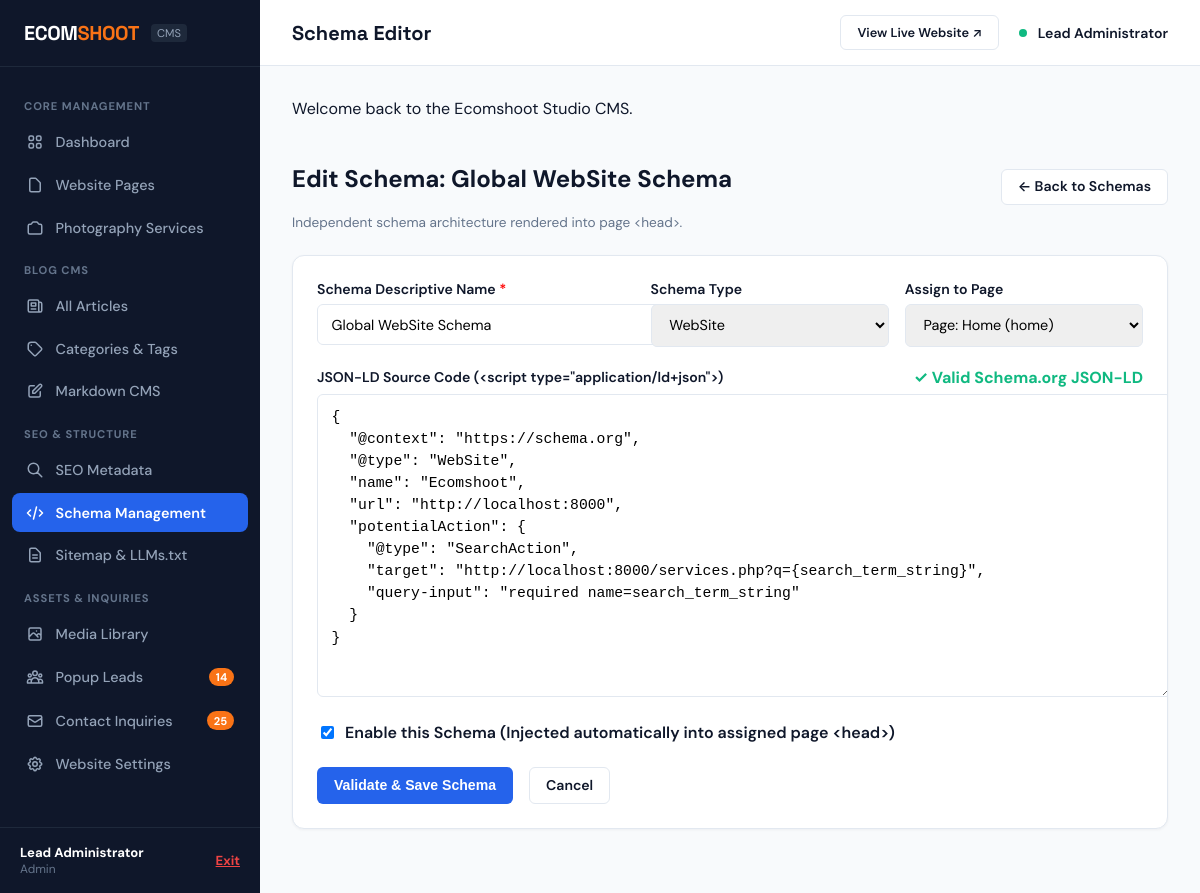
Screenshot of /admin/schema-edit.php?id=2 (signed in) with the database file from the repository.
### tables this page shows
CREATE TABLE `schemas` (
  `id` INT AUTO_INCREMENT PRIMARY KEY,
  `name` VARCHAR(150) NOT NULL,
  `schema_type` VARCHAR(100) NOT NULL,
  `page_identifier` VARCHAR(100) NOT NULL DEFAULT 'all',
  `schema_json` LONGTEXT NOT NULL,
  `is_active` TINYINT(1) DEFAULT 1,
  `created_at` TIMESTAMP DEFAULT CURRENT_TIMESTAMP,
  `updated_at` TIMESTAMP DEFAULT CURRENT_TIMESTAMP ON UPDATE CURRENT_TIMESTAMP
);

### config/config.php (called while the page is built, shortened)
<?php
function e(?string $string): string {
    return htmlspecialchars($string ?? '', ENT_QUOTES, 'UTF-8');
}
function url(string $path = ''): string {
    $cleanPath = ltrim($path, '/');
    return BASE_URL . ($cleanPath ? '/' . $cleanPath : '');
}

### admin/schema-edit.php (the view, shortened to what this page needs)
<?php
require_once __DIR__ . '/../config/config.php';
$id = (int) ($_GET['id'] ?? 0);
$db = Database::getInstance()->getConnection();
$schema = [
    'id' => 0,
    'name' => '',
    'schema_type' => 'Organization',
    'page_identifier' => 'all',
    'schema_json' => "{\n  \"@context\": \"https://schema.org\",\n  \"@type\": \"Organization\",\n  \"name\": \"Ecomshoot\",\n  \"url\": \"http://localhost:8000\"\n}",
    'is_active' => 1
];
if ($id > 0) {
    $stmt = $db->prepare("SELECT * FROM `schemas` WHERE id = :id LIMIT 1");
    $stmt->execute(['id' => $id]);
    $found = $stmt->fetch(PDO::FETCH_ASSOC);
    if ($found) {
        $schema = $found;
    }
}
$pageOptions = ['all' => 'Global (Injected on all public pages)'];
$pages = $db->query("SELECT slug, title FROM pages ORDER BY id ASC")->fetchAll(PDO::FETCH_ASSOC);
foreach ($pages as $p) {
    $pageOptions[$p['slug']] = 'Page: ' . $p['title'] . ' (' . $p['slug'] . ')';
}
$services = $db->query("SELECT slug, title FROM services ORDER BY display_order ASC")->fetchAll(PDO::FETCH_ASSOC);
foreach ($services as $s) {
    $pageOptions[$s['slug']] = 'Service: ' . $s['title'] . ' (' . $s['slug'] . ')';
}
require_once __DIR__ . '/includes/header.php';
?>
<div style="display: flex; justify-content: space-between; align-items: center; margin-bottom: 1.5rem;">
  <div>
    <h2><?= ($id > 0) ? 'Edit Schema: ' . e($schema['name']) : 'Create New JSON-LD Schema' ?></h2>
    <div style="font-size: 0.85rem; color: var(--admin-text-muted);">Independent schema architecture rendered into page &lt;head&gt;.</div>
  </div>
  <a href="<?= url('admin/schemas.php') ?>" class="btn-admin btn-admin-outline">&larr; Back to Schemas</a>
</div>
<div class="admin-card">
  <div class="admin-card-body">
    <form action="<?= url('admin/schema-edit.php' . ($id ? '?id=' . $id : '')) ?>" method="POST">
      <div style="display: grid; grid-template-columns: 2fr 1.5fr 1.5fr; gap: 1rem;">
        <div class="admin-form-group">
          <label for="name" class="admin-form-label">Schema Descriptive Name <span style="color:red;">*</span></label>
          <input type="text" id="name" name="name" value="<?= e($schema['name']) ?>" class="admin-form-control" placeholder="e.g. Master Organization Schema" required>
        </div>
        <div class="admin-form-group">
          <label for="schema_type" class="admin-form-label">Schema Type</label>
          <select id="schema_type" name="schema_type" class="admin-form-control">
            <?php
            $types = ['Organization', 'WebSite', 'WebPage', 'Service', 'Article', 'BlogPosting', 'BreadcrumbList', 'FAQPage', 'Product', 'LocalBusiness'];
            foreach ($types as $t): ?>
              <option value="<?= $t ?>" <?= ($schema['schema_type'] === $t) ? 'selected' : '' ?>><?= $t ?></option>
            <?php endforeach; ?>
          </select>
        </div>
        <div class="admin-form-group">
          <label for="page_identifier" class="admin-form-label">Assign to Page</label>
          <select id="page_identifier" name="page_identifier" class="admin-form-control">
            <?php foreach ($pageOptions as $slugKey => $label): ?>
              <option value="<?= e($slugKey) ?>" <?= ($schema['page_identifier'] === $slugKey) ? 'selected' : '' ?>>
                <?= e($label) ?>
              </option>
            <?php endforeach; ?>
          </select>
        </div>
      </div>
      <div class="admin-form-group">
        <div style="display: flex; justify-content: space-between; align-items: center; margin-bottom: 0.4rem;">
          <label for="schemaJsonTextarea" class="admin-form-label" style="margin-bottom: 0;">JSON-LD Source Code (&lt;script type="application/ld+json"&gt;)</label>
          <div id="jsonValidationStatus"></div>
        </div>
        <textarea id="schemaJsonTextarea" name="schema_json" class="admin-form-control" style="min-height: 280px; font-family: 'Consolas', monospace; font-size: 0.92rem; line-height: 1.5;" required><?= e($schema['schema_json']) ?></textarea>
      </div>
      <div class="admin-form-group">
        <label style="display: flex; align-items: center; gap: 0.5rem; cursor: pointer;">
          <input type="checkbox" name="is_active" value="1" <?= ($schema['is_active'] ? 'checked' : '') ?>>
          <span style="font-weight: 600;">Enable this Schema (Injected automatically into assigned page &lt;head&gt;)</span>
        </label>
      </div>
      <div style="display: flex; gap: 1rem; margin-top: 1.5rem;">
        <button type="submit" class="btn-admin btn-admin-primary">Validate &amp; Save Schema</button>
        <a href="<?= url('admin/schemas.php') ?>" class="btn-admin btn-admin-outline">Cancel</a>
      </div>
    </form>
  </div>
</div>
<?php require_once __DIR__ . '/includes/footer.php'; ?>

### assets/css/admin.css (style rules this page uses)
:root { --admin-sidebar-width: 260px; --admin-header-height: 65px; --admin-bg: #F8FAFC; --admin-sidebar-bg: #0F172A; --admin-sidebar-hover: #1E293B; --admin-card-bg: #FFFFFF; --admin-border: #E2E8F0; --admin-text-main: #0F172A; --admin-text-muted: #64748B; --admin-primary: #2563EB; --admin-primary-hover: #1D4ED8; --admin-coral: #F97316; --admin-success: #10B981; --admin-danger: #EF4444; --admin-warning: #F59E0B; }
body.admin-body { background-color: var(--admin-bg); color: var(--admin-text-main); font-family: 'DM Sans', -apple-system, BlinkMacSystemFont, sans-serif; margin: 0; display: flex; min-height: 100vh; }
.admin-card { background-color: var(--admin-card-bg); border: 1px solid var(--admin-border); border-radius: 12px; overflow: hidden; box-shadow: 0 1px 3px rgba(15, 23, 42, 0.05); margin-bottom: 2rem; }
.admin-card-body { padding: 1.5rem; }
.btn-admin { display: inline-flex; align-items: center; gap: 0.4rem; padding: 0.55rem 1rem; font-size: 0.88rem; font-weight: 600; border-radius: 6px; border: 1px solid transparent; cursor: pointer; text-decoration: none; line-height: 1.2; }
.btn-admin-primary { background-color: var(--admin-primary); color: #FFFFFF; }
.btn-admin-outline { background-color: #FFFFFF; border-color: var(--admin-border); color: var(--admin-text-main); }
.admin-form-group { margin-bottom: 1.25rem; }
.admin-form-label { display: block; font-size: 0.88rem; font-weight: 600; color: var(--admin-text-main); margin-bottom: 0.4rem; }
.admin-form-control { width: 100%; padding: 0.65rem 0.85rem; border: 1px solid var(--admin-border); border-radius: 6px; font-family: inherit; font-size: 0.9rem; }

### rows the page displays
schemas: name "Global WebSite Schema", schema_type "WebSite", page_identifier "Page: Home (home)", schema_json "{ \"@context\": \"https://schema.org\", \"@type\": \"WebSite\", \"name\": \"Ecomshoot\", \"url\": \"http://localhost:8000\", \"potentialAction\": { \"@type\": \"SearchAction\", \"target\": \"http://localhost:8000/services.php?q={search_term_string}\", \"query-input\": \"required name=search_term_string\" } }", is_active "☑"

### other values shown
$newLeadsCount "14"
$unreadCount "25"
$currentAdmin['name'] "Lead Administrator"
$currentAdmin['role'] "Admin"
$adminTitle "Schema Editor"
$flash['message'] "Welcome back to the Ecomshoot Studio CMS."
